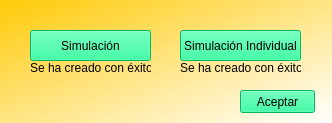
<?xml version="1.0" encoding="UTF-8"?>
<ui version="4.0">
 <class>Form</class>
 <widget class="QWidget" name="Form">
  <property name="geometry">
   <rect>
    <x>0</x>
    <y>0</y>
    <width>332</width>
    <height>123</height>
   </rect>
  </property>
  <property name="windowTitle">
   <string>Form</string>
  </property>
  <property name="styleSheet">
   <string notr="true">background-color: qlineargradient(spread:pad, x1:0, y1:0, x2:1, y2:1, stop:0 rgba(255, 202, 7, 255), stop:1 rgba(255, 255, 255, 255));</string>
  </property>
  <widget class="QPushButton" name="botonSimulacion">
   <property name="geometry">
    <rect>
     <x>30</x>
     <y>30</y>
     <width>121</width>
     <height>31</height>
    </rect>
   </property>
   <property name="styleSheet">
    <string notr="true">background-color: rgb(0, 254, 138);</string>
   </property>
   <property name="text">
    <string>Simulación</string>
   </property>
  </widget>
  <widget class="QPushButton" name="botonIndividual">
   <property name="geometry">
    <rect>
     <x>180</x>
     <y>30</y>
     <width>121</width>
     <height>31</height>
    </rect>
   </property>
   <property name="styleSheet">
    <string notr="true">background-color: rgb(0, 254, 138);</string>
   </property>
   <property name="text">
    <string>Simulación Individual</string>
   </property>
  </widget>
  <widget class="QPushButton" name="botonAceptar">
   <property name="geometry">
    <rect>
     <x>240</x>
     <y>90</y>
     <width>75</width>
     <height>23</height>
    </rect>
   </property>
   <property name="styleSheet">
    <string notr="true">background-color: rgb(0, 254, 138);</string>
   </property>
   <property name="text">
    <string>Aceptar</string>
   </property>
  </widget>
  <widget class="QLabel" name="label_2">
   <property name="geometry">
    <rect>
     <x>30</x>
     <y>60</y>
     <width>121</width>
     <height>16</height>
    </rect>
   </property>
   <property name="styleSheet">
    <string notr="true">background-color: rgba(255, 255, 255, 0);</string>
   </property>
   <property name="text">
    <string>Se ha creado con éxito!</string>
   </property>
  </widget>
  <widget class="QLabel" name="label_3">
   <property name="geometry">
    <rect>
     <x>180</x>
     <y>60</y>
     <width>121</width>
     <height>16</height>
    </rect>
   </property>
   <property name="styleSheet">
    <string notr="true">background-color: rgba(255, 255, 255, 0);</string>
   </property>
   <property name="text">
    <string>Se ha creado con éxito!</string>
   </property>
  </widget>
 </widget>
 <resources/>
 <connections/>
</ui>
